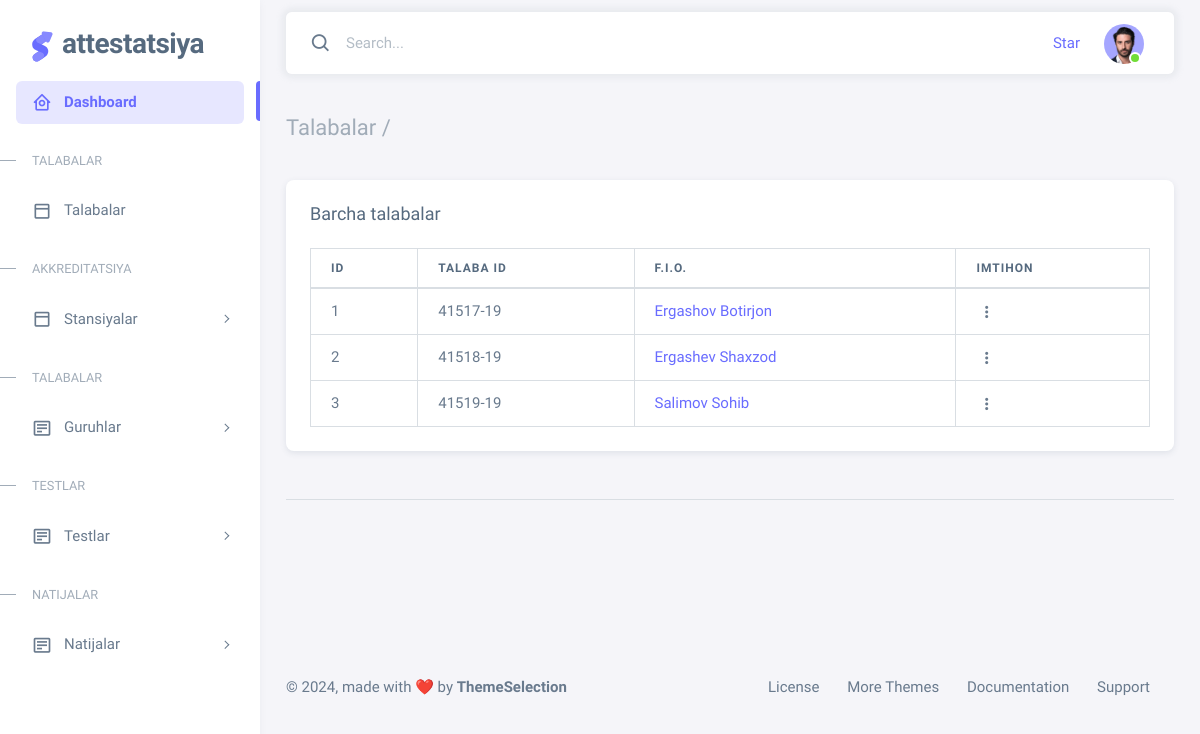
The page /student/ on the database its author committed.
### student/models.py (models this page shows, shortened)
class Student(models.Model):
    full_name = models.CharField(max_length=200, verbose_name="Full Name")
    title = models.CharField(max_length=100, verbose_name="Title", null=True, blank=True)

### student/views.py (the view)
# urls.py: path('', views.students_view, name='students'),
def students_view(request):
    context = get_context(request)
    return render(request, 'student/students.html', context)

### main/function.py (called while the page is built)
def get_context(request):
    students = Student.objects.all()
    groups = Group.objects.all()
    stations = Station.objects.all()
    exams = Exam.objects.all()
    result_tests = ResultTest.objects.all()
    generals = General.objects.all()
    context = {
        'students': students,
        'groups': groups,
        'stations': stations,
        'exams': exams,
        'result_tests': result_tests,
        'generals': generals,
    }
    return context

### templates/student/students.html (shortened to what this page needs)
{% extends 'base.html' %}
{% block content %}
    <div class="content-wrapper">
        <div class="container-xxl flex-grow-1 container-p-y">
            <h4 class="fw-bold py-3 mb-4">
                <span class="text-muted fw-light">
                    Talabalar /
                </span>
            </h4>
            <div class="card">
                <h5 class="card-header">
                    Barcha talabalar
                </h5>
                <div class="card-body">
                    <div class="table-responsive text-nowrap">
                        <table class="table table-bordered">
                            <thead>
                            <tr>
                                <th>
                                    ID
                                </th>
                                <th>
                                    Talaba ID
                                </th>
                                <th>
                                    F.I.O.
                                </th>
                                <th>
                                    Imtihon
                                </th>
                            </tr>
                            </thead>
                            <tbody>
                                {% for student in students %}
                                    <tr>
                                        <td>
                                            {{ student.id }}
                                        </td>
                                        <td>
                                            {{ student.title }}
                                        </td>
                                        <td>
                                            <a href="{% url 'student:student' student.id %}">
                                            {{ student.full_name }}
                                            </a>
                                        </td>
                                        <td>
                                            <div class="dropdown">
                                                <button type="button" class="btn p-0 dropdown-toggle hide-arrow"
                                                        data-bs-toggle="dropdown">
                                                    <i class="bx bx-dots-vertical-rounded"></i>
                                                </button>
                                            </div>
                                        </td>
                                    </tr>
                                {% endfor %}
                            </tbody>
                        </table>
                    </div>
                </div>
            </div>
            <hr class="my-5"/>
        </div>
    </div>
{% endblock %}

### rows shown on the page
Student: id "1", title "41517-19", full_name "Ergashov Botirjon"
Student: id "2", title "41518-19", full_name "Ergashev Shaxzod"
Student: id "3", title "41519-19", full_name "Salimov Sohib"
